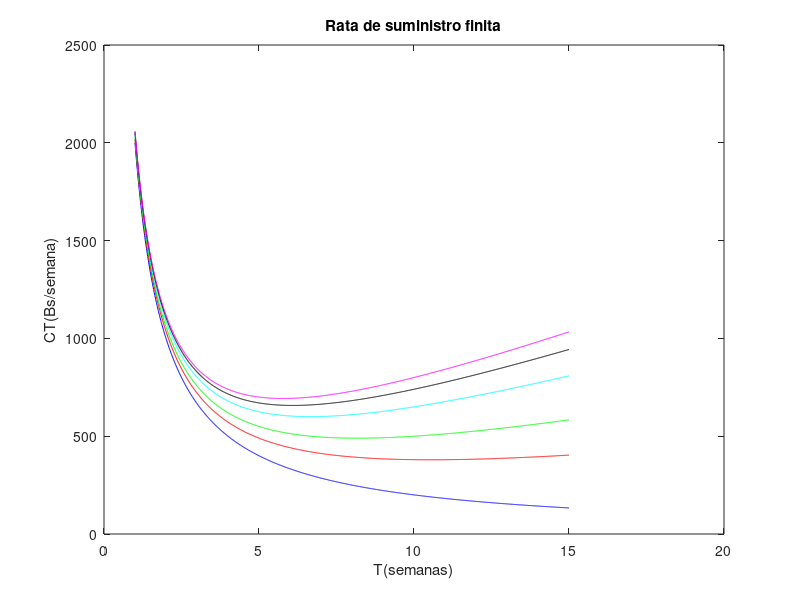
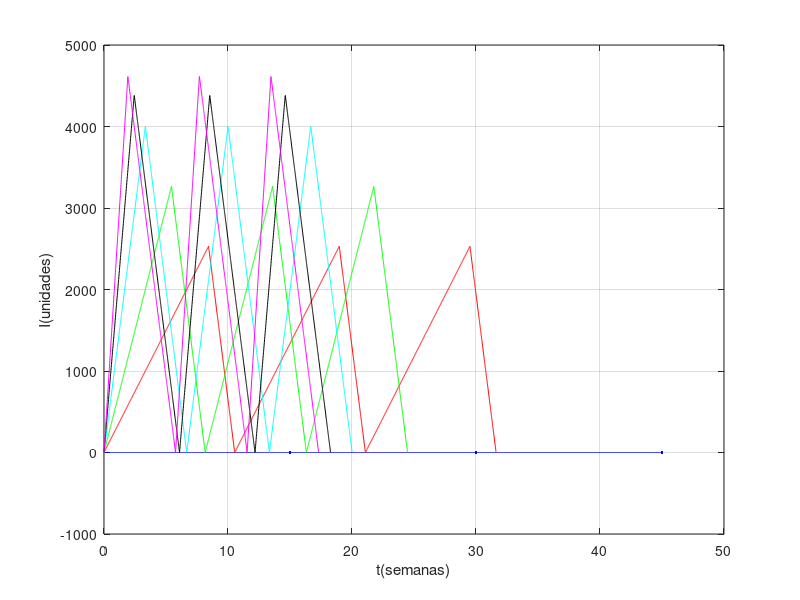
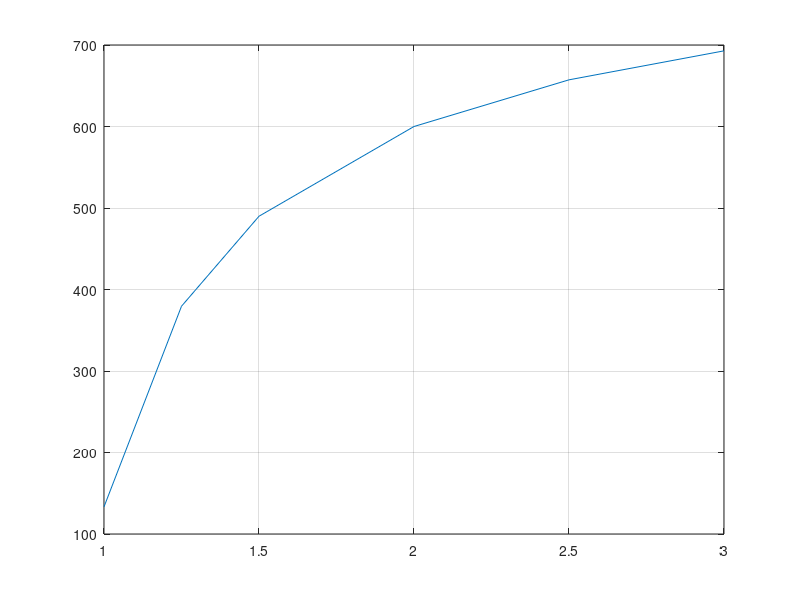

MATLAB code for these plots, in order:
Ctotal = [0 0 0 0 0 0]
k = [0 0 0 0 0 0]
Co = 2000%Bs/orden
r = 0.005%Bs/(Bs.semana)
C = 30%Bs/unidad
D = [1200]%unidades/semana
P = [1200 1500 1800 2400 3000 3600]%unidades/semana
color = {"b","r","g","c","k","m"};

for lin = [1:1:6]

T = [1:0.01:15];%semanas
Imax = (D(1)/P(lin))*T*(P(lin) - D(1));%unidades
Im = Imax/2;%unidades
CO = Co*(1./T);%Bs/semanas
CP = r*C*Im;%Bs/semanas
CT = CO + CP;%Bs/semanas
figure (1)
plot(T,CT,color{lin})
hold on
title("Rata de suministro finita")
xlabel("T(semanas)")
ylabel("CT(Bs/semana)")
[minCT,iminCT] = min(CT)
Ctotal(lin) = minCT;
k(lin) = P(lin)/D;
Topt = T(iminCT)

T = Topt;
%T = 8
it = 0

while it <= 2
  figure (2)
  T1 = (D(1)/P(lin))*T;
  t = [T*it:0.01:T1 + T*it];
  I = t*(P(lin)  -D(1)) - T*(P(lin) - D(1))*it;
  plot(t,I,color{lin});hold on
  T2 = (1 - D(1)/P(lin))*T;
  Imax = (D(1)/P(lin))*T*(P(lin) - D(1));%unidades
  t = [T1 + (T*it):0.01:T1 + T2 + (T*it)];
  I = -D(1)*t + (Imax +(T1 + (T*it))*D(1));
  plot(t,I,color{lin})
  it = it + 1;
endwhile

endfor 
xlabel "t(semanas)"
ylabel "I(unidades)"
grid
figure(3)
Ctotal
k
plot(k,Ctotal)
grid